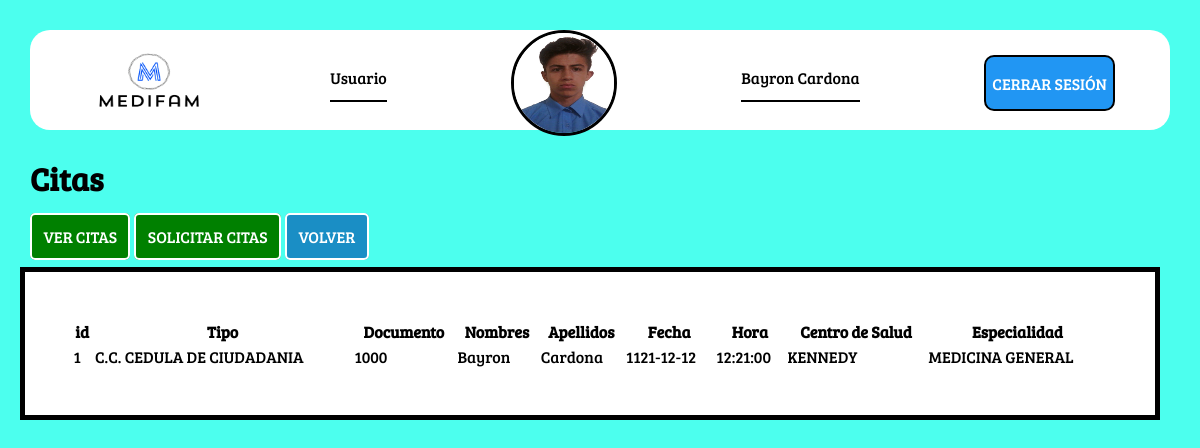
Page /?controller=cita&method=consultind&usuario_id=4 (signed in) on the committed database.
### tables this page shows
CREATE TABLE `solicitar_citas` (
  `id_solicitud` int(10) NOT NULL,
  `tipo_id` int(10) NOT NULL,
  `documento` int(15) NOT NULL,
  `Nombre` varchar(60) NOT NULL,
  `Apellido` varchar(60) NOT NULL,
  `fecha` date NOT NULL,
  `Hora` time NOT NULL,
  `id_centro` int(10) NOT NULL,
  `id_especial` int(10) NOT NULL,
  `usuario_id` int(11) NOT NULL
);

CREATE TABLE `identificacion` (
  `tipo_id` int(11) NOT NULL,
  `tipo_desc` varchar(40) NOT NULL
);

CREATE TABLE `centro_salud` (
  `id_centro` int(10) NOT NULL,
  `des_centro` varchar(60) NOT NULL
);

CREATE TABLE `especialidad` (
  `id_especial` int(10) NOT NULL,
  `des_especial` varchar(60) NOT NULL
);

### controllers/citaController.php (called while the page is built, shortened)
<?php
class citaController extends cita {
	public function consultind(){
	    $il = parent::find_citasind($_GET['usuario_id']);
		require_once 'views/layouts/Html.php';
		require_once 'views/user/usuarioind.php';
		}
}
?>

### models/Database.php (called while the page is built)
<?php
class Database{
    public function connect(){
        try{
            return new PDO('mysql:host=localhost;dbname=medifam;charset=utf8;','root','',
                [
                    PDO::ATTR_ERRMODE => PDO::ERRMODE_EXCEPTION,
                    PDO::ATTR_DEFAULT_FETCH_MODE => PDO::FETCH_OBJ
                ]);
        }catch (Exception $e){
            die($e->getMessage());
        }
    }
}

### models/cita.php (called while the page is built, shortened)
<?php
class cita extends Database {
    public function find_citasind(){
        try {
                $result = parent::connect()->prepare("SELECT * FROM solicitar_citas INNER JOIN identificacion ON solicitar_citas.tipo_id = identificacion.tipo_id INNER JOIN centro_salud ON solicitar_citas.id_centro = centro_salud.id_centro INNER JOIN especialidad ON solicitar_citas.id_especial = especialidad.id_especial WHERE usuario_id = ?");
                $result->bindParam(1, $_GET['usuario_id'], PDO::PARAM_INT);
                $result->execute();
                return $result->fetch();
            }catch(Exception $e){
                die($e->getMessage());
            }
        }
}
?>

### views/user/usuarioind.php (the view, shortened to what this page needs)
<h2>Citas</h2>
<div class="mani">
<a class="CITAS" href="?controller=user&method=vista">VER CITAS</a>
<a class="CITAS" href="?controller=cita&method=create">SOLICITAR CITAS</a>
<a class="navbar" href="?controller=user&method=vista">VOLVER</a>
</div>
<table class="table">
    <thead>
        <th>id</th>
        <th>Tipo</th>
        <th>Documento</th>
        <th>Nombres</th>
        <th>Apellidos</th>
        <th>Fecha</th>
        <th>Hora</th>
        <th>Centro de Salud</th>
        <th>Especialidad</th>
    </thead>
        <tbody>
  <tr>
            <td><?= $il->id_solicitud ?></td>
            <td><?= $il->tipo_desc ?></td>
            <td><?= $il->documento ?></td>
            <td><?= $il->Nombre ?></td>
            <td><?= $il->Apellido ?></td>
            <td><?= $il->fecha ?></td>
            <td><?= $il->Hora ?></td>
            <td><?= $il->des_centro ?></td>
            <td><?= $il->des_especial ?></td>
        </tr>
</tbody>

### views/layouts/Html.php (shortened to what this page needs)
<!DOCTYPE html>
<html>
<head>
    <link rel="stylesheet" type="text/css" href="assets/css/style_body.css">
</head>
<body>
	<div class="contenedor">
	<header class="largo">
	<img class="logo" src="assets/img/logo4.png">
	<a href="#">Usuario </a>
<div id="url_image">
    <img src="<?= $_SESSION['user']->url_image;  ?>" width="100px" height="100px">
</div>
	<a href="#"><?= $_SESSION['user']->nombres; ?> <?= $_SESSION['user']->apellidos; ?></a>
<div id="lagout">
	<a href="?controller=security&method=logout">CERRAR SESIÓN</a>
</div>
	</header>
    </div>
</body>

### assets/css/style_body.css (style rules this page uses)
.contenedor { display: flex; }
body { margin: 2.5%; padding: 0%; background-color: #4cffee; }
.largo { background-color: #ffffff; display: flex; justify-content: space-around; border-radius: 20px; width: 100%; height: 100px; }
.logo { width: 10%; height: 100%; cursor: pointer; }
.largo a { text-decoration: none; justify-content: center; display: flex; align-items: center; color: black; font-family: "chimuelo"; border-bottom: 2px solid black; height: 45%; width: auto; margin-top: 25px; }
.table { background: white; padding: 4%; margin-top: 20px; margin-left: -10px; width: 100%; color: black; font-family: "chimuelo"; border: 5px solid black; }
h2 { font-family: "chimuelo"; font-size: 32px; }
.CITAS { border: 2px solid white; padding: 1%; color: white; border-radius: 5px; background: green; font-family: "chimuelo"; text-decoration: none; }
.navbar { border: 2px solid white; padding: 1%; color: white; border-radius: 5px; background: #1a8ec5; font-family: "chimuelo"; text-decoration: none; }
.mani { margin-top: 20px; }
#lagout a { border: 2px solid black; text-decoration: none; color: white; border-radius: 10px; background: #2196F3; padding: 3%; width: 120px; }
#url_image img { border-radius: 60px; border: 3px solid black; }

### rows in the picture
solicitar_citas: Apellido "Cardona", id_solicitud "1", tipo.tipo_desc "C.C. CEDULA DE CIUDADANIA", documento "1000", Nombre "Bayron", fecha "1121-12-12", Hora "12:21:00", id_centro.des_centro "KENNEDY", id_especial.des_especial "MEDICINA GENERAL"

### other values in the picture
$_SESSION['user']->nombres "Bayron"
